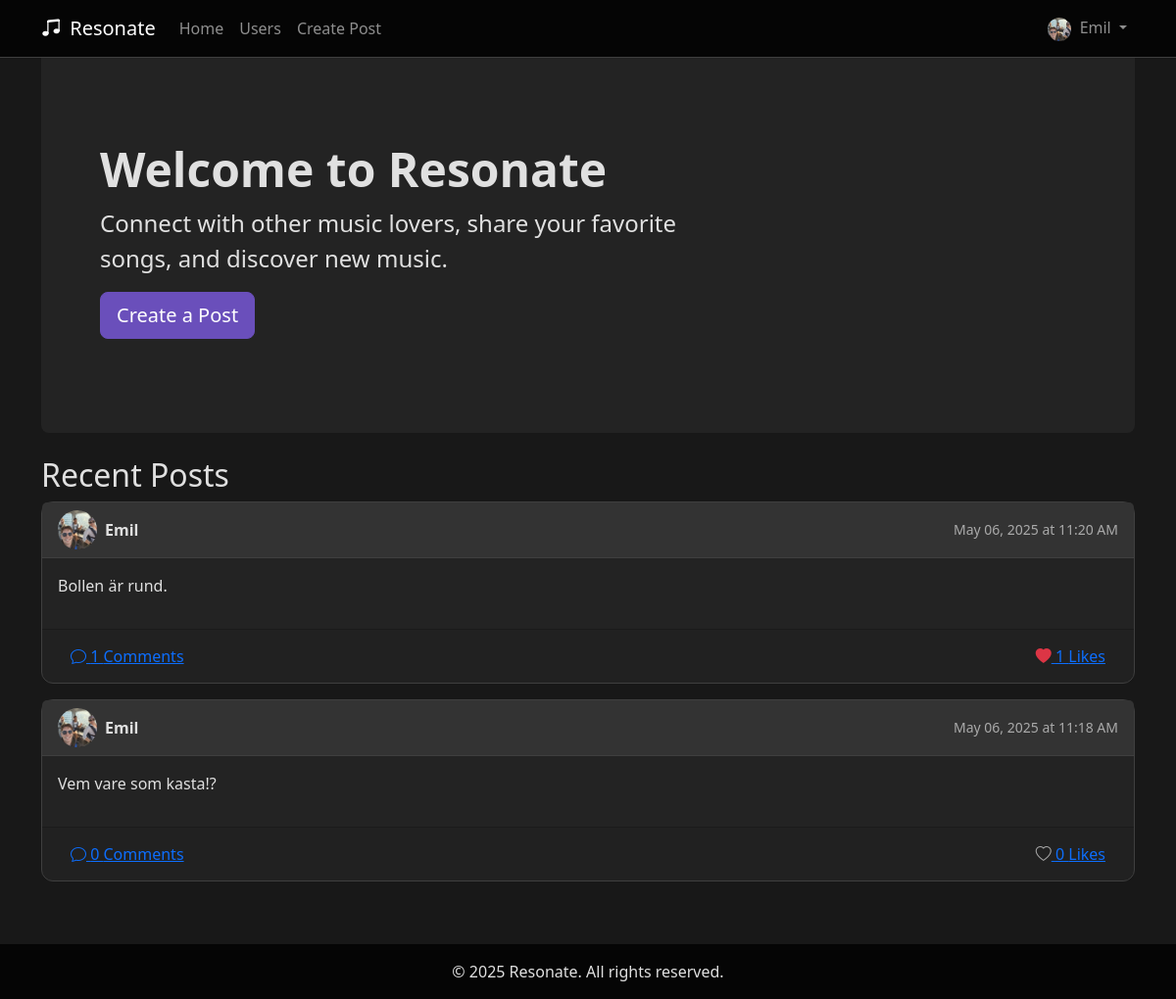
The page / (signed in) on the database its author committed.
### app.py (models this page shows, shortened)
class User(UserMixin, db.Model):
    __tablename__ = 'users'
    userId = db.Column(db.String(36), primary_key=True, default=lambda: str(uuid.uuid4()))
    username = db.Column(db.String(80), nullable=False)
    email = db.Column(db.String(120), unique=True, nullable=False)
    password = db.Column(db.String(128))
    profilePicture = db.Column(db.String, nullable=True, default='default.jpg')
    favoriteGenres = db.Column(db.String, nullable=True)
    createdAt = db.Column(db.DateTime, default=datetime.utcnow)
    spotify_access_token = db.Column(db.String(255), nullable=True)
    spotify_refresh_token = db.Column(db.String(255), nullable=True)
    spotify_user_id = db.Column(db.String(255), nullable=True)
    spotify_token_expiry = db.Column(db.DateTime, nullable=True)
    bio = db.Column(db.Text, nullable=True)
    sotd_title = db.Column(db.String(200), nullable=True)
    sotd_artist = db.Column(db.String(200), nullable=True)
    song_picture = db.Column(db.String(200), nullable=True)
    favorite_songs = db.Column(db.String, nullable=True)
    _followers = db.relationship(
        'User',
        secondary='followers',
        primaryjoin='User.userId==followers.c.followerId',
        secondaryjoin='User.userId==followers.c.followingId',
        backref='following'
    )
    def followers(self):
        return db.session.query(User).join(
            followers,
            (followers.c.followerId == User.userId)
        ).filter(followers.c.followingId == self.userId)

class Post(db.Model):
    __tablename__ = 'posts'
    postId = db.Column(db.String(36), primary_key=True, default=lambda: str(uuid.uuid4()))
    userId = db.Column(db.String(36), db.ForeignKey('users.userId'), nullable=False)
    content = db.Column(db.Text, nullable=False)
    created_at = db.Column(db.DateTime, default=datetime.utcnow)
    user = db.relationship('User', backref=db.backref('posts', lazy='dynamic'))
    likes = db.relationship('Like', primaryjoin='Post.postId==Like.postId',
                            backref='post', lazy='dynamic')
    comments = db.relationship('Comment', primaryjoin='Post.postId==Comment.postId',
                               backref='post', lazy='dynamic')

### app.py (the view)
@app.route('/')
def index():
    if current_user.is_authenticated:
        followed_user_ids = [user.userId for user in current_user.following] + [current_user.userId]
        posts = Post.query.filter(Post.userId.in_(followed_user_ids)).order_by(Post.created_at.desc()).limit(10).all()
    else:
        posts = Post.query.order_by(Post.created_at.desc()).limit(10).all()
    posts_with_users = [
        {
            'post': post,
            'user': db.session.get(User, post.userId)
        } for post in posts
    ]
    return render_template('index.html', posts=posts_with_users)

### app.py (called while the page is built)
def add_methods_to_user_model(User):
    def has_liked_post(self, post):
        return Like.query.filter_by(userId=self.userId, postId=post.postId).first() is not None
    User.has_liked_post = has_liked_post
    return User

@login_manager.user_loader
def load_user(user_id):
    return db.session.get(User, user_id)

### templates/index.html (shortened to what this page needs)
{% extends "base.html" %}
{% block content %}
<div class="container">
    <div class="row">
        <div class="col-md-12">
            <div class="p-5 mb-4 bg-light rounded-3">
                <div class="container-fluid py-5">
                    <h1 class="display-5 fw-bold">Welcome to Resonate</h1>
                    <p class="col-md-8 fs-4">Connect with other music lovers, share your favorite songs, and discover new music.</p>
                    {% if not current_user.is_authenticated %}
                    <div>
                        <a href="{{ url_for('register') }}" class="btn btn-primary btn-lg me-2">Sign Up</a>
                        <a href="{{ url_for('login') }}" class="btn btn-primary btn-lg me-2">Log In</a>
                    </div>
                    {% else %}
                    <a href="{{ url_for('create_post') }}" class="btn btn-primary btn-lg">Create a Post</a>
                    {% endif %}
                </div>
            </div>
        </div>
    </div>
    {% if current_user.is_authenticated %}
    <div class="row">
        <div class="col-md-12">
            <h2>Recent Posts</h2>
            {% for item in posts %}
            <div class="card mb-3">
                <div class="card-header d-flex justify-content-between align-items-center">
                    <div class="d-flex align-items-center">
                        <img src="{{ url_for('static', filename='profile_pics/' + item.user.profilePicture) }}"
                            class="profile-pic-small rounded-circle me-2"
                            alt="{{ item.user.username }}'s profile picture">
                        <strong>{{ item.user.username }}</strong>
                    </div>
                    <small class="text-muted">{{ item.post.created_at.strftime('%B %d, %Y at %I:%M %p') }}</small>
                </div>
                <div class="card-body">
                    <p>{{ item.post.content }}</p>
                </div>
                <div class="card-footer">
                    <div class="d-flex justify-content-between">
                        <a href="{{ url_for('view_post', post_id=item.post.postId) }}" class="btn btn-link">
                            <i class="bi bi-chat"></i> {{ item.post.comments.count() }} Comments
                        </a>
                        <form method="POST" action="{{ url_for('like_post', post_id=item.post.postId) }}" class="d-inline">
                            <button type="submit" class="btn btn-link">
                                {% if current_user.has_liked_post(item.post) %}
                                    <i class="bi bi-heart-fill text-danger"></i>
                                {% else %}
                                    <i class="bi bi-heart text-muted"></i>
                                {% endif %}
                                {{ item.post.likes.count() }} Likes
                            </button>
                        </form>
                    </div>
                </div>
            </div>
            {% else %}
            <div class="alert alert-info text-center">
                No posts to show. Start following users or create your first post!
            </div>
            {% endfor %}
        </div>
    </div>
    {% endif %}
</div>
{% endblock %}

### templates/base.html (shortened to what this page needs)
<!DOCTYPE html>
<html lang="en">
<head>
    <link href="https://cdn.jsdelivr.net/npm/bootstrap@5.2.3/dist/css/bootstrap.min.css" rel="stylesheet">
    <link rel="stylesheet" href="https://cdn.jsdelivr.net/npm/bootstrap-icons@1.10.3/font/bootstrap-icons.css">
</head>
<body>
    <nav class="navbar navbar-expand-lg navbar-dark bg-primary fixed-top">
        <div class="container">
            <a class="navbar-brand" href="{{ url_for('index') }}">
                <i class="bi bi-music-note-beamed me-1"></i> Resonate
            </a>
            <div class="collapse navbar-collapse" id="navbarNav">
                <ul class="navbar-nav me-auto">
                    <li class="nav-item">
                        <a class="nav-link" href="{{ url_for('index') }}">Home</a>
                    </li>
                    <li class="nav-item">
                        <a class="nav-link" href="{{ url_for('users') }}">Users</a>
                    </li>
                    {% if current_user.is_authenticated %}
                    <li class="nav-item">
                        <a class="nav-link" href="{{ url_for('create_post') }}">Create Post</a>
                    </li>
                    {% endif %}
                </ul>
                <ul class="navbar-nav ms-auto">
                    {% if current_user.is_authenticated %}
                    <li class="nav-item dropdown">
                        <a class="nav-link dropdown-toggle" href="#" role="button" data-bs-toggle="dropdown">
                            <img src="{{ url_for('static', filename='profile_pics/' + current_user.profilePicture) }}"
                                 class="rounded-circle me-1" style="width: 24px; height: 24px; object-fit: cover;">
                            {{ current_user.username }}
                        </a>
                    </li>
                    {% endif %}
                </ul>
            </div>
        </div>
    </nav>
    <main class="py-5">
        {% block content %}{% endblock %}
    </main>
    <footer class="footer text-center">
        <div class="container">
            <p class="mb-0">&copy; 2025 Resonate. All rights reserved.</p>
        </div>
    </footer>
</body>
</html>

### templates/base.html (style rules this page uses)
:root { --bg-primary: #181818; --bg-secondary: #232323; --bg-tertiary: #333333; --accent-primary: #6a4fbb; --accent-secondary: #a45dff; --accent-tertiary: #c4a8d6; --text-primary: #e0e0e0; --text-secondary: #aaaaaa; --text-muted: #888888; --border-color: #3f3f3f; --glow-effect: 0 0 8px rgba(164, 93, 255, 0.7), 0 0 16px rgba(164, 93, 255, 0.4); }
html, body { height: 100%; margin: 0; background-color: var(--bg-primary); color: var(--text-primary); }
body { display: flex; flex-direction: column; }
.profile-pic-small { width: 40px; height: 40px; object-fit: cover; border-radius: 50%; }
main { flex: 1 0 auto; padding-top: 80px; }
.navbar { background-color: #050505 !important; border-bottom: 1px solid var(--border-color); }
.card { background-color: var(--bg-secondary); border: 1px solid var(--border-color); border-radius: 12px; }
.card-header { background-color: var(--bg-tertiary); border-bottom: 1px solid var(--border-color); }
.btn-primary { background-color: var(--accent-primary); border-color: var(--accent-primary); }
.p-5.bg-light, .p-5.mb-4.bg-light { background-color: var(--bg-secondary) !important; }
h1, h2, h3, h4, h5, h6, p { color: var(--text-primary); }
a { color: var(--accent-primary); }
.text-muted { color: var(--text-secondary) !important; }
.footer { flex-shrink: 0; background-color: #050505 !important; color: var(--text-secondary); width: 100%; padding: 1rem 0; }

### rows shown on the page
User: profilePicture (picture), username "Emil", profilePicture+username (picture), user.username "Emil" "Emil"
Post: post.created_at "May 06, 2025 at 11:20 AM", post.content "Bollen är rund."
Post: post.created_at "May 06, 2025 at 11:18 AM", post.content "Vem vare som kasta!?"

### other values the page prints
{{ item.post.comments.count() }} "1" "0"
{{ item.post.likes.count() }} "1" "0"
